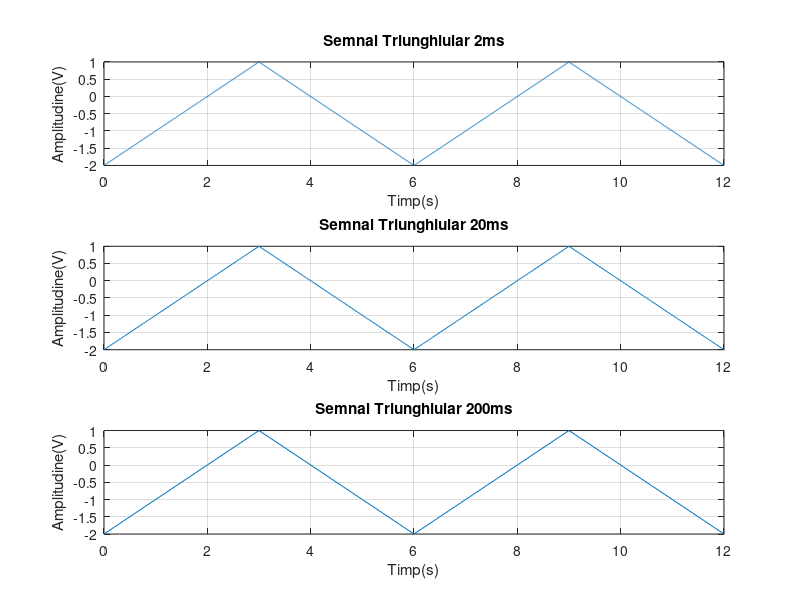

Here is the MATLAB script that generated this plot:
t=0:0.002:12;% Semnalul exista doar pentru perioada de timp [0,12]s, 
             % iar rezolutia temporala este de 2ms.
T=6;   % Perioada semnalului este de 6 secunde
       % Am ales aceasta perioada deoarece, numai la frecventa de 1/6Hz panta putea
       %  fi +1V.
f=1/T; % Frecventa este 1/Perioada Hz 
x=1.5*sawtooth(2*pi*f*t,0.5)-0.5;
% x este variabila ce reprezinta semnalul.
% Deoarece functia sawtooth genereaza un semnal triunghiular de amplitudine 1 si
%  simetric fata de origine, am ales sa il inmultesc cu 1.5 pentru a obtine
%  amplitudinea varf la varf de 3 de care am nevoie, si sa scad 0.5 pentru
%  a seta intervalul amplitudinii de la [1.5,-1.5]V la [1,-2]V.
% Primul argument al functiei este omega*t, omega fiind egal cu 2*pi*f.
% Al doilea argument primit de funtia sawthoot(0.5) reprezinta latimea de
%  care am nevoie pentru a genera un semnal triunghiular simetric.
subplot(3,1,1);
% Functia subplot imi permite sa reprezint intr o singura fereastra toate
%  cele 3 semnale care difera in functie de rezolutia temporala.
plot(t,x),grid,xlabel('Timp(s)'),ylabel('Amplitudine(V)'),axis([0 12 -2 1]),title('Semnal Triunghiular 2ms');
% Axa ox reprezinta timpul in secunde, axa oy reprezinta amplitudinea in
%  volti.


% Similar pentru celelalte doua cazuri, rezolutia temporala fiind singul
%  lucru care se schimba

t=0:0.02:20;
T=6;
f=1/T;   
x=1.5*sawtooth(2*pi*f*t,0.5)-0.5;
subplot(3,1,2);
plot(t,x),grid,xlabel('Timp(s)'),ylabel('Amplitudine(V)'),axis([0 12 -2 1]),title('Semnal Triunghiular 20ms');

t=0:0.2:20;
T=6;
f=1/T;   
x=1.5*sawtooth(2*pi*f*t,0.5)-0.5;
subplot(3,1,3);
plot(t,x),grid,xlabel('Timp(s)'),ylabel('Amplitudine(V)'),axis([0 12 -2 1]),title('Semnal Triunghiular 200ms');